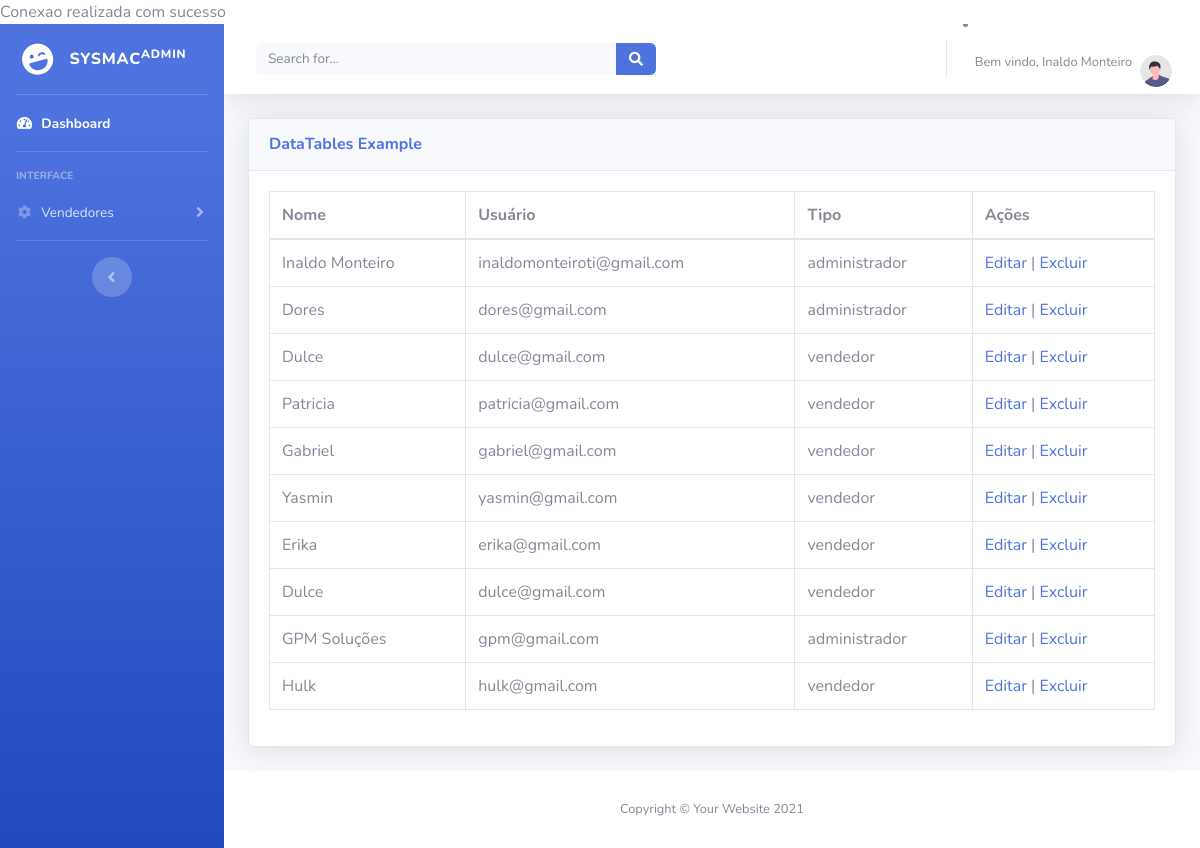
Page /view/listar.php (signed in) on the committed database.
### tables this page shows
CREATE TABLE `usuarios` (
  `id` int(11) NOT NULL,
  `nome` varchar(220) NOT NULL,
  `usuario` varchar(220) NOT NULL,
  `senha_usuario` varchar(220) NOT NULL,
  `tipo` varchar(220) NOT NULL
);

### view/listar.php (the view, shortened to what this page needs)
<!DOCTYPE html>
<html lang="en">
<head>
    <link href="vendor/fontawesome-free/css/all.min.css" rel="stylesheet" type="text/css">
    <link href="css/sb-admin-2.min.css" rel="stylesheet">
</head>
<body id="page-top">
    <div id="wrapper">
        <ul class="navbar-nav bg-gradient-primary sidebar sidebar-dark accordion" id="accordionSidebar">
            <a class="sidebar-brand d-flex align-items-center justify-content-center" href="index.html">
                <div class="sidebar-brand-icon rotate-n-15">
                    <i class="fas fa-laugh-wink"></i>
                </div>
                <div class="sidebar-brand-text mx-3">SYSMAC<sup>ADMIN</sup></div>
            </a>
            <hr class="sidebar-divider my-0">
            <li class="nav-item active">
                <a class="nav-link" href="index.php">
                    <i class="fas fa-fw fa-tachometer-alt"></i>
                    <span>Dashboard</span></a>
            </li>
            <hr class="sidebar-divider">
            <div class="sidebar-heading">
                Interface
            </div>
            <li class="nav-item">
                <a class="nav-link collapsed" href="#" data-toggle="collapse" data-target="#collapseTwo"
                    aria-expanded="true" aria-controls="collapseTwo">
                    <i class="fas fa-fw fa-cog"></i>
                    <span>Vendedores</span>
                </a>
            </li>
            <hr class="sidebar-divider d-none d-md-block">
            <div class="text-center d-none d-md-inline">
                <button class="rounded-circle border-0" id="sidebarToggle"></button>
            </div>
        </ul>
        <div id="content-wrapper" class="d-flex flex-column">
            <div id="content">
                <nav class="navbar navbar-expand navbar-light bg-white topbar mb-4 static-top shadow">
                    <form
                        class="d-none d-sm-inline-block form-inline mr-auto ml-md-3 my-2 my-md-0 mw-100 navbar-search">
                        <div class="input-group">
                            <input type="text" class="form-control bg-light border-0 small" placeholder="Search for..."
                                aria-label="Search" aria-describedby="basic-addon2">
                            <div class="input-group-append">
                                <button class="btn btn-primary" type="button">
                                    <i class="fas fa-search fa-sm"></i>
                                </button>
                            </div>
                        </div>
                    </form>
                        <li class="nav-item dropdown no-arrow">
                            <a class="nav-link dropdown-toggle" href="#" id="userDropdown" role="button"
                                data-toggle="dropdown" aria-haspopup="true" aria-expanded="false">
                                <span class="mr-2 d-none d-lg-inline text-gray-600 small"><p>Bem vindo,  <?php echo $_SESSION['nome']; ?></p></span>
                                <img class="img-profile rounded-circle"
                                    src="img/undraw_profile.svg">
                            </a>
                        </li>
                </nav>
                              <div class="container-fluid">
<div class="card shadow mb-4">
    <div class="card-header py-3">
        <h6 class="m-0 font-weight-bold text-primary">DataTables Example</h6>
    </div>
    <div class="card-body">
        <div class="table-responsive">
                <?php
                include_once '../model/conexao.php';
                try {
                $query = "SELECT * FROM usuarios";
                $statement = $conn->prepare($query);
                $statement->execute();
                if ($statement->rowCount() > 0) {
                    echo '<table class="table table-bordered" id="dataTable" width="100%" cellspacing="0">';
                    echo "<thead>";
                    echo "<tr>";
                    echo "<th>Nome</th>";
                    echo "<th>Usuário</th>";
                    echo "<th>Tipo</th>";
                    echo "<th>Ações</th>";
                    echo "</tr>";
                    echo "</thead>";
                    echo "<tbody>";
                    while ($row = $statement->fetch(PDO::FETCH_ASSOC)) {
                    echo "<tr>";
                    echo "<td>" . $row['nome'] . "</td>";
                    echo "<td>" . $row['usuario'] . "</td>";
                    echo "<td>" . $row['tipo'] . "</td>";
                    echo "<td><a href='edit_user.php?id=" . $row['id'] . "'>Editar</a> | ";
                    echo "<a href='delete_user.php?id=" . $row['id'] . "'>Excluir</a> </td>";
                    echo "</tr>";
                    }
                    echo "</tbody>";
                    echo "</table>";
                } else {
                    echo "No users found!";
                }
                } catch (PDOException $e) {
                echo "Error: " . $e->getMessage();
                }
                ?>
        </div>
    </div>
</div>
</div>
</div>
            <footer class="sticky-footer bg-white">
                <div class="container my-auto">
                    <div class="copyright text-center my-auto">
                        <span>Copyright &copy; Your Website 2021</span>
                    </div>
                </div>
            </footer>
        </div>
    </div>
</body>
</html>

### rows in the picture
usuarios: nome "Inaldo Monteiro", usuario "inaldomonteiroti@gmail.com", tipo "administrador"
usuarios: nome "Dores", usuario "dores@gmail.com", tipo "administrador"
usuarios: nome "Dulce", usuario "dulce@gmail.com", tipo "vendedor"
usuarios: nome "Patricia", usuario "patricia@gmail.com", tipo "vendedor"
usuarios: nome "Gabriel", usuario "gabriel@gmail.com", tipo "vendedor"
usuarios: nome "Yasmin", usuario "yasmin@gmail.com", tipo "vendedor"
usuarios: nome "Erika", usuario "erika@gmail.com", tipo "vendedor"
usuarios: nome "Dulce", usuario "dulce@gmail.com", tipo "vendedor"
usuarios: nome "GPM Soluções", usuario "gpm@gmail.com", tipo "administrador"
usuarios: nome "Hulk", usuario "hulk@gmail.com", tipo "vendedor"

### other values in the picture
$_SESSION['nome'] "Inaldo Monteiro"
